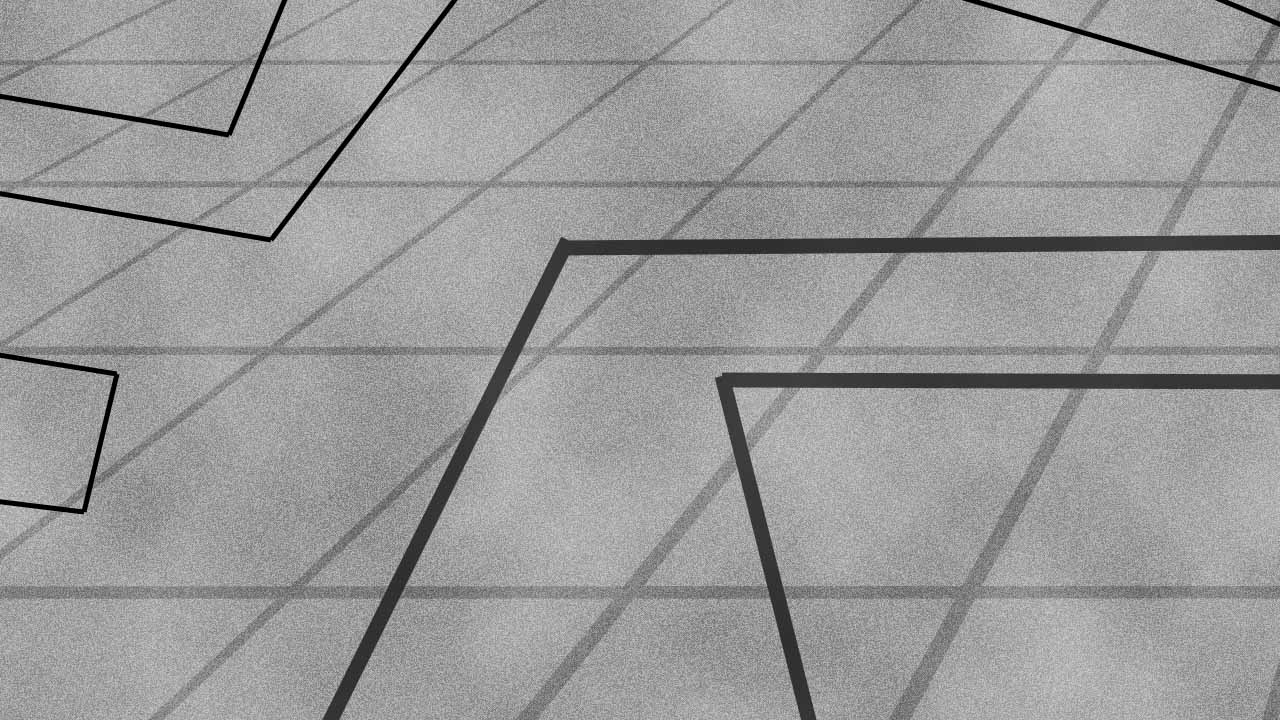
#> input picture roadtests/cornerrightinsane.jpg, 1280 x 720 px, found by its file name
$ python Backgroundsubtraction.py
#> lines starting #> are read from the running program, lines starting #| are printed output that depends on the picture; after the words box and inside, x2 and y2 are one past the last pixel; in counts of white or black regions, pixels touching at a corner belong together
########################################################################################################################
# RoadDetection()
# detects the boundaries of a road and creates the middle line for this road
#
# input:    []
# output:   [, exitflag]
########################################################################################################################

# import necessary libraries
import cv2
import numpy as np

# define classes
class Point:
    def __init__(self, x, y):
        self.x = x
        self.y = y
# Point = namedtuple('Point', 'y, x')   # point in cartesian coordinates

# create instance of namedtuples and initialize
imgSize = Point(0, 0)

# import test image
img = cv2.imread('../roadtests/cornerrightinsane.jpg')
#> img is the input picture: shape (720, 1280, 3); min 0, max 218, mean 154.4

imgShape = img.shape
#> imgShape = (720, 1280, 3)
imgSize.x = imgShape[1]     # save the size of the image in pixels
#> imgSize.x = 1280
imgSize.y = imgShape[0]
#> imgSize.y = 720

# blur image using a gaussian blur
imgBlurred = cv2.GaussianBlur(img, (19, 19), 0)
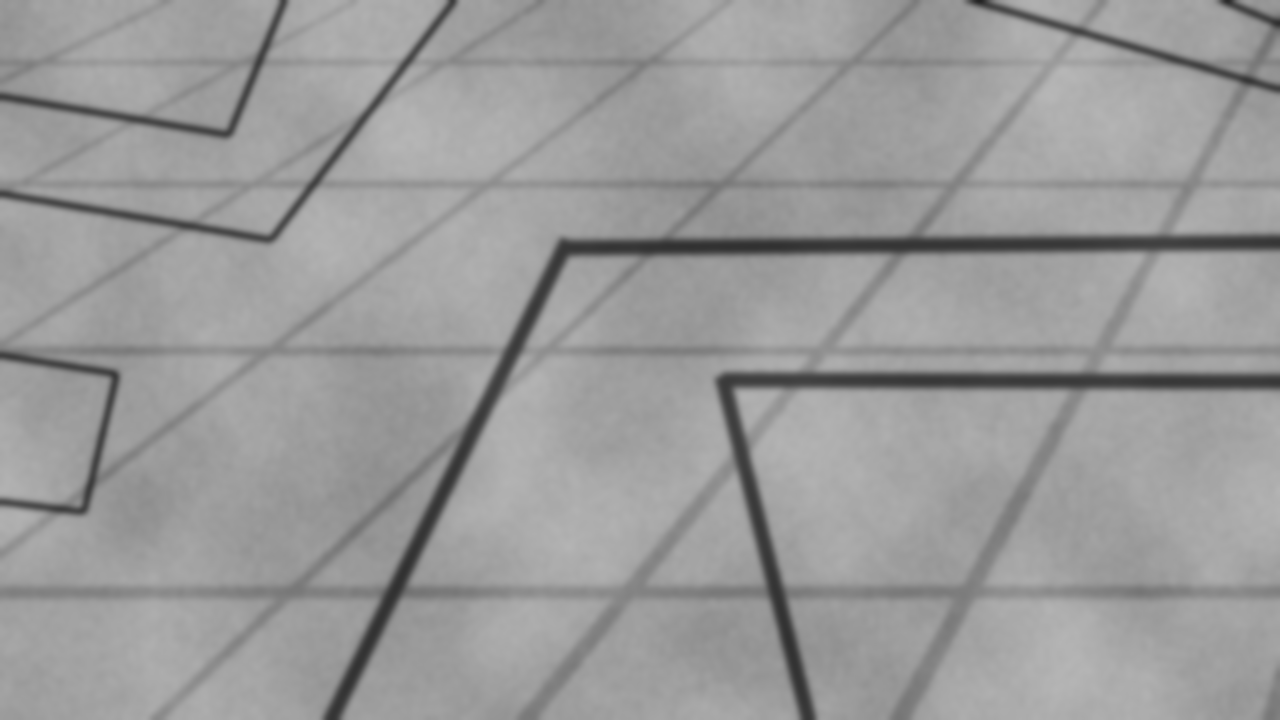
#> imgBlurred: shape (720, 1280, 3); min 34, max 182, mean 154.4
gray_image = cv2.cvtColor(imgBlurred, cv2.COLOR_BGR2GRAY)

hist, bins = np.histogram(img.ravel(), 256, [0, 256])
#> hist = 256 values, max 69438 at index 164, min 0 at index 216, mean 10800; bins = 257 values from 0 to 256

grayval = np.argmax(hist)
#> grayval = 164

print(grayval)
#| 164

thresh = grayval - 60
#> thresh = 104
th, dst = cv2.threshold(gray_image, thresh, 255, cv2.THRESH_BINARY)
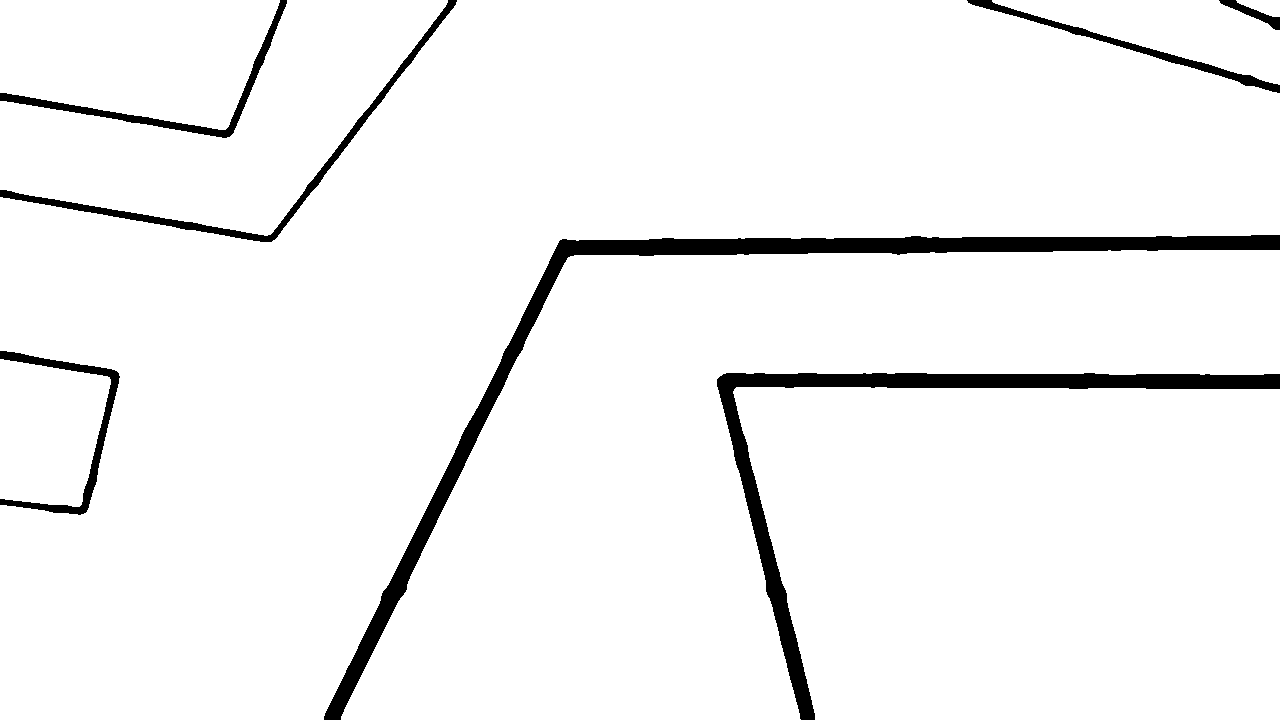
#> dst: shape (720, 1280); 95.3% white; 7 black regions, largest, box (x1, y1, x2, y2) and area: (324, 235, 1280, 720) 18539, (717, 373, 1280, 720) 12959, (0, 0, 457, 242) 3820
#> th = 104

cv2.imshow('ORIGINAL', img)
cv2.imshow('TRESHOLD', dst)

# press any key to terminate process
cv2.waitKey(0)
cv2.destroyAllWindows()
